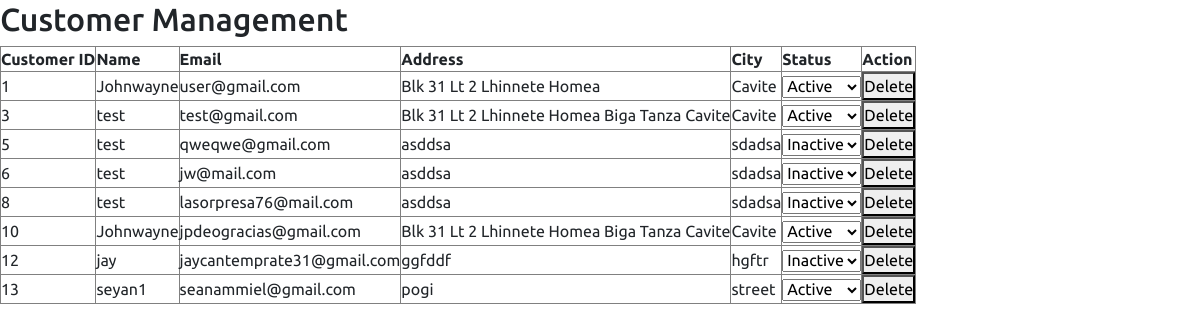
/admin/customer.php, run on an earlier commit of the app's database.
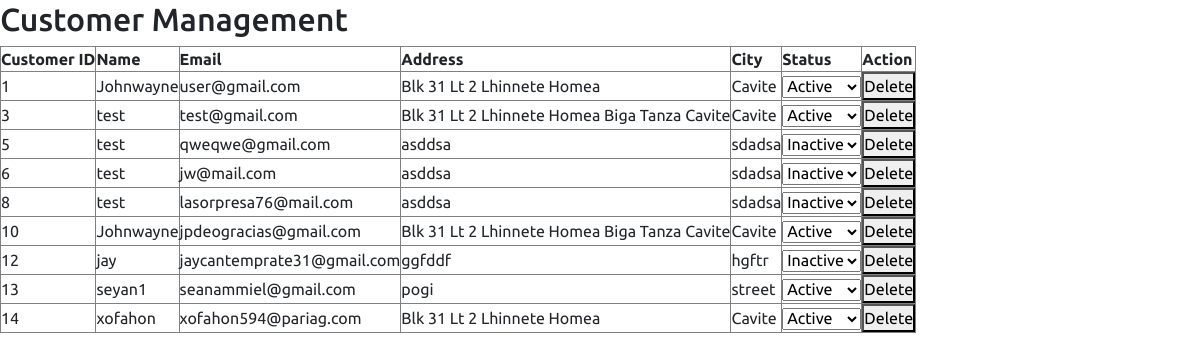
And on a later commit of the database.
### tables this page shows
CREATE TABLE `customer` (
  `cust_id` int(11) NOT NULL,
  `cust_name` varchar(255) NOT NULL,
  `cust_email` varchar(255) NOT NULL,
  `cust_phone` varchar(15) NOT NULL,
  `cust_address` text NOT NULL,
  `cust_city` varchar(255) NOT NULL,
  `cust_zip` varchar(10) NOT NULL,
  `cust_s_name` varchar(255) DEFAULT NULL,
  `cust_s_phone` varchar(15) DEFAULT NULL,
  `cust_s_address` text DEFAULT NULL,
  `cust_s_city` varchar(255) DEFAULT NULL,
  `cust_s_zip` varchar(10) DEFAULT NULL,
  `cust_password` varchar(255) NOT NULL,
  `cust_datetime` datetime DEFAULT current_timestamp(),
  `cust_timestamp` timestamp NOT NULL DEFAULT current_timestamp() ON UPDATE current_timestamp(),
  `cust_status` enum('active','inactive','suspended') DEFAULT 'active'
);

### admin/customer.php (the view, shortened to what this page needs)
<?php
include("header.php");
try {
    $stmt = $pdo->query("SELECT cust_id, cust_name, cust_email, cust_address, cust_city, cust_status FROM customer");
    $customers = $stmt->fetchAll(PDO::FETCH_ASSOC);
} catch (PDOException $e) {
    echo "Error fetching customers: " . $e->getMessage();
    exit;
}
?>
<!DOCTYPE html>
<html lang="en">
<head>
</head>
<body>
<h2>Customer Management</h2>
<table border="1">
    <thead>
        <tr>
            <th>Customer ID</th>
            <th>Name</th>
            <th>Email</th>
            <th>Address</th>
            <th>City</th>
            <th>Status</th>
            <th>Action</th>
        </tr>
    </thead>
    <tbody>
        <?php foreach ($customers as $customer): ?>
        <tr>
            <td><?php echo htmlspecialchars($customer['cust_id']); ?></td>
            <td><?php echo htmlspecialchars($customer['cust_name']); ?></td>
            <td><?php echo htmlspecialchars($customer['cust_email']); ?></td>
            <td><?php echo htmlspecialchars($customer['cust_address']); ?></td>
            <td><?php echo htmlspecialchars($customer['cust_city']); ?></td>
            <td>
                <form action="change-status.php" method="POST">
                    <select name="status" onchange="this.form.submit()">
                        <option value="active" <?php echo ($customer['cust_status'] == 'active') ? 'selected' : ''; ?>>Active</option>
                        <option value="inactive" <?php echo ($customer['cust_status'] == 'inactive') ? 'selected' : ''; ?>>Inactive</option>
                    </select>
                </form>
            </td>
            <td>
                <form action="customer-delete.php" method="POST" onsubmit="return confirm('Are you sure you want to delete this customer?');">
                    <button type="submit" name="delete_customer">Delete</button>
                </form>
            </td>
        </tr>
        <?php endforeach; ?>
    </tbody>
</table>
</body>
</html>

What changed in the data, as far as the page shows it:
added customer: cust_id "14", cust_name "xofahon", cust_email "xofahon594@pariag.com", cust_address "Blk 31 Lt 2 Lhinnete Homea", cust_city "Cavite", status "Active"
